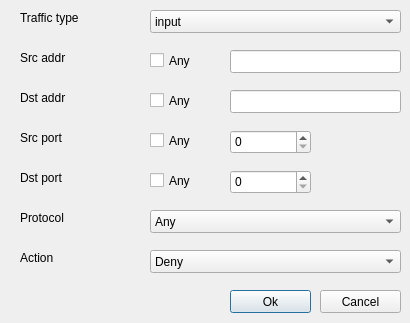
<?xml version="1.0" encoding="UTF-8"?>
<ui version="4.0">
    <class>AddRuleForm</class>
    <widget class="QDialog" name="AddRuleForm">
        <property name="geometry">
            <rect>
                <x>0</x>
                <y>0</y>
                <width>410</width>
                <height>323</height>
            </rect>
        </property>
        <property name="windowTitle">
            <string>Dialog</string>
        </property>
        <widget class="QLabel" name="label">
            <property name="geometry">
                <rect>
                    <x>20</x>
                    <y>10</y>
                    <width>91</width>
                    <height>16</height>
                </rect>
            </property>
            <property name="text">
                <string>Traffic type</string>
            </property>
        </widget>
        <widget class="QComboBox" name="comboBoxTrafficType">
            <property name="geometry">
                <rect>
                    <x>150</x>
                    <y>10</y>
                    <width>251</width>
                    <height>23</height>
                </rect>
            </property>
            <item>
                <property name="text">
                    <string>input</string>
                </property>
            </item>
            <item>
                <property name="text">
                    <string>output</string>
                </property>
            </item>
        </widget>
        <widget class="QLabel" name="label_2">
            <property name="geometry">
                <rect>
                    <x>20</x>
                    <y>50</y>
                    <width>121</width>
                    <height>16</height>
                </rect>
            </property>
            <property name="text">
                <string>Src addr</string>
            </property>
        </widget>
        <widget class="QLineEdit" name="lineEditSrcAddr">
            <property name="geometry">
                <rect>
                    <x>230</x>
                    <y>50</y>
                    <width>171</width>
                    <height>23</height>
                </rect>
            </property>
            <property name="inputMask">
                <string/>
            </property>
            <property name="text">
                <string/>
            </property>
        </widget>
        <widget class="QLabel" name="label_3">
            <property name="geometry">
                <rect>
                    <x>20</x>
                    <y>130</y>
                    <width>111</width>
                    <height>16</height>
                </rect>
            </property>
            <property name="text">
                <string>Src port</string>
            </property>
        </widget>
        <widget class="QSpinBox" name="spinBoxSrcPort">
            <property name="geometry">
                <rect>
                    <x>230</x>
                    <y>130</y>
                    <width>81</width>
                    <height>24</height>
                </rect>
            </property>
            <property name="minimum">
                <number>0</number>
            </property>
            <property name="maximum">
                <number>65535</number>
            </property>
            <property name="value">
                <number>0</number>
            </property>
        </widget>
        <widget class="QLineEdit" name="lineEditDstAddr">
            <property name="geometry">
                <rect>
                    <x>230</x>
                    <y>90</y>
                    <width>171</width>
                    <height>23</height>
                </rect>
            </property>
            <property name="inputMask">
                <string/>
            </property>
            <property name="text">
                <string/>
            </property>
        </widget>
        <widget class="QSpinBox" name="spinBoxDstPort">
            <property name="geometry">
                <rect>
                    <x>230</x>
                    <y>170</y>
                    <width>81</width>
                    <height>24</height>
                </rect>
            </property>
            <property name="minimum">
                <number>0</number>
            </property>
            <property name="maximum">
                <number>65535</number>
            </property>
            <property name="value">
                <number>0</number>
            </property>
        </widget>
        <widget class="QLabel" name="label_4">
            <property name="geometry">
                <rect>
                    <x>20</x>
                    <y>170</y>
                    <width>111</width>
                    <height>16</height>
                </rect>
            </property>
            <property name="text">
                <string>Dst port</string>
            </property>
        </widget>
        <widget class="QLabel" name="label_5">
            <property name="geometry">
                <rect>
                    <x>20</x>
                    <y>90</y>
                    <width>131</width>
                    <height>16</height>
                </rect>
            </property>
            <property name="text">
                <string>Dst addr</string>
            </property>
        </widget>
        <widget class="QLabel" name="label_6">
            <property name="geometry">
                <rect>
                    <x>20</x>
                    <y>210</y>
                    <width>71</width>
                    <height>16</height>
                </rect>
            </property>
            <property name="text">
                <string>Protocol</string>
            </property>
        </widget>
        <widget class="QComboBox" name="comboBoxProtocol">
            <property name="geometry">
                <rect>
                    <x>150</x>
                    <y>210</y>
                    <width>251</width>
                    <height>23</height>
                </rect>
            </property>
            <item>
                <property name="text">
                    <string>Any</string>
                </property>
            </item>
            <item>
                <property name="text">
                    <string>TCP</string>
                </property>
            </item>
            <item>
                <property name="text">
                    <string>UDP</string>
                </property>
            </item>
            <item>
                <property name="text">
                    <string>ICMP</string>
                </property>
            </item>
        </widget>
        <widget class="QLabel" name="label_7">
            <property name="geometry">
                <rect>
                    <x>20</x>
                    <y>250</y>
                    <width>71</width>
                    <height>16</height>
                </rect>
            </property>
            <property name="text">
                <string>Action</string>
            </property>
        </widget>
        <widget class="QComboBox" name="comboBoxAction">
            <property name="geometry">
                <rect>
                    <x>150</x>
                    <y>250</y>
                    <width>251</width>
                    <height>23</height>
                </rect>
            </property>
            <item>
                <property name="text">
                    <string>Deny</string>
                </property>
            </item>
            <item>
                <property name="text">
                    <string>Accept</string>
                </property>
            </item>
        </widget>
        <widget class="QPushButton" name="pushButtonOk">
            <property name="geometry">
                <rect>
                    <x>230</x>
                    <y>290</y>
                    <width>81</width>
                    <height>23</height>
                </rect>
            </property>
            <property name="text">
                <string>Ok</string>
            </property>
        </widget>
        <widget class="QPushButton" name="pushButtonCancel">
            <property name="geometry">
                <rect>
                    <x>320</x>
                    <y>290</y>
                    <width>81</width>
                    <height>23</height>
                </rect>
            </property>
            <property name="text">
                <string>Cancel</string>
            </property>
        </widget>
        <widget class="QCheckBox" name="checkBoxSrcAdrAny">
            <property name="geometry">
                <rect>
                    <x>150</x>
                    <y>50</y>
                    <width>71</width>
                    <height>21</height>
                </rect>
            </property>
            <property name="text">
                <string>Any</string>
            </property>
        </widget>
        <widget class="QCheckBox" name="checkBoxDstAAny">
            <property name="geometry">
                <rect>
                    <x>150</x>
                    <y>90</y>
                    <width>71</width>
                    <height>21</height>
                </rect>
            </property>
            <property name="text">
                <string>Any</string>
            </property>
        </widget>
        <widget class="QCheckBox" name="checkBoxSrcPortAny">
            <property name="geometry">
                <rect>
                    <x>150</x>
                    <y>130</y>
                    <width>71</width>
                    <height>21</height>
                </rect>
            </property>
            <property name="text">
                <string>Any</string>
            </property>
        </widget>
        <widget class="QCheckBox" name="checkBoxDstPortAny">
            <property name="geometry">
                <rect>
                    <x>150</x>
                    <y>170</y>
                    <width>71</width>
                    <height>21</height>
                </rect>
            </property>
            <property name="text">
                <string>Any</string>
            </property>
        </widget>
    </widget>
    <resources/>
    <connections/>
</ui>
